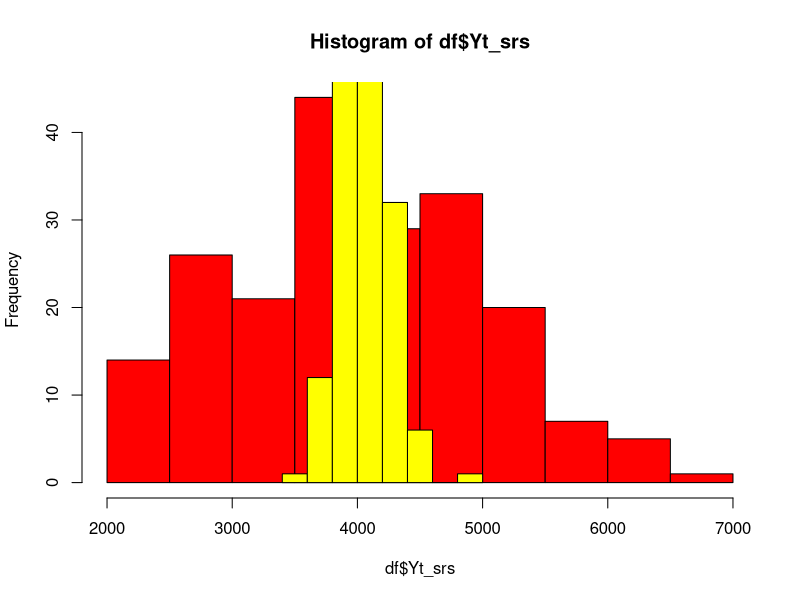

R code for this plot:
## ---- chunk 1
#Q1
mills <- 1:20
x <- c(368,384,361,347,403,529703,396,479,509,512,503,472,429,387,376,412,345,297,633)
y <- c(31,33,37,39,43,61,68,42,41,49,31,29,38,41,40,38,42,45,32,50)
n<- 5
N <- 20
sample1 <- sample(mills,5,replace=F)
sample1
Y=y[sample1]
cat('estimated sample mean is:',mean(Y))
X=x[sample1]
xt=sum(x)

#simple random sampling method
Yt_srs <- N*mean(Y)
EVYT_srs <- N^2*(1/n-1/N)*var(Y)
cat('\nPopulation total is :',Yt_srs)
R=mean(Y)/mean(X)
cat('\nThe Ratio estimator is:',R)

#Ratio method
YT_ratio <- R*xt
EVYt_ratio <- N^2*(1/n-1/N)*(var(Y)+R^2*var(X)-2*R*cov(X,Y))

cat('\npop_t_srs:',Yt_srs,'\t MSE of Pop_total_srs',EVYT_srs,'\n Pop_total_Ratio',YT_ratio,'\t MSE of Pop_total_Ratio',EVYt_ratio)
## ---- chunk 2
#Q2
x1=c(1707,1373,1630,1373,1376,1452,1160,1511,1628,1492)
y1=c(2116,1685,2130,1775,1795,1972,1650,1888,1947,2007)
n=10
N=100
x_bar=1572
x1t=x_bar*100
R1=mean(y1)/mean(x1)
YT_ratio <- R1*x1t
EVYt_ratio <-  N^2*(1/n-1/N)*(var(y1)+R1^2*var(x1)-2*R1*cov(x1,y1))
cat('popu_total is :',YT_ratio,'\nSE is :',EVYt_ratio)
## ---- chunk 3
x2=c(76,138,67,29,381,23,37,120,61,387,93,172,78,66,60,46,2,507,179,121,50,44,77,64,64,56,40,40,38,136)
y2=c(80,143,67,50,464,48,69,115,69,459,104,183,106,86,57,65,50,634,260,113,64,58,89,63,77,142,60,64,52,139)
x2t=sum(x2)

N=30;n=12;samples=200;
df=data.frame("Yt_srs"=rep(0,samples),"Yt_ratio"=rep(0,samples))

for(i in 1:samples)
{
  n_i=sample(1:N,n,replace = F)
  Y=y2[n_i]
  X=x2[n_i]
#simple random sampling method
  df$Yt_srs[i]=N*mean(Y)
  R=mean(Y)/mean(X)
#ratio method
  df$Yt_ratio[i]=R*x2t
}
df
hist(df$Yt_srs,col="red")
hist(df$Yt_ratio,col="yellow",add=T)
